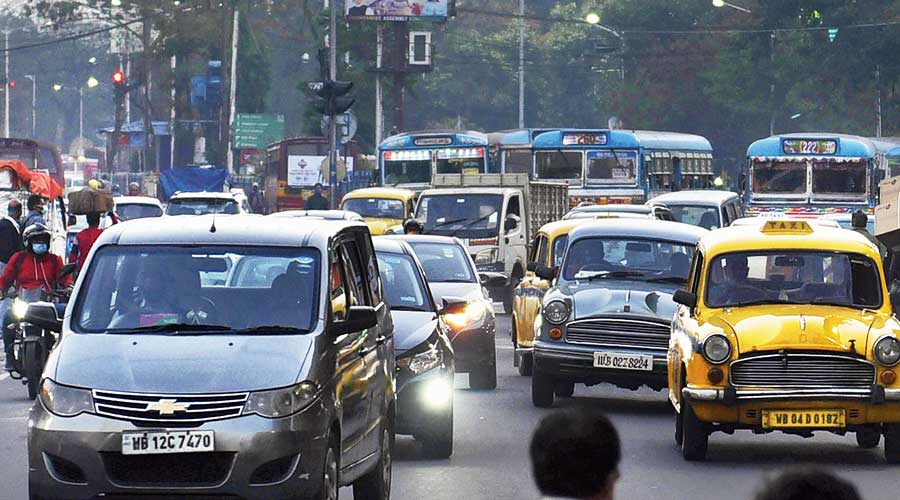
#> input picture pic3.jpg, 900 x 500 px, found by its file name
$ python 2quadtree.py
#> lines starting #> are read from the running program, lines starting #| are printed output that depends on the picture
#> further down, img is the input picture: PIL image 900x500 RGB; mean R, G, B 105.5, 110.1, 118.2
#> in __init__, `self.colour = average_color(region)`: self.colour = (105, 110, 118)
import numpy as np
from PIL import Image, ImageDraw

MAX_DEPTH = 8
DETAIL_THRESHOLD = 13

def average_color(img):
    arr = np.asarray(img)
    return tuple(map(int, np.mean(arr, axis=(0, 1))))

def detail_from_hist(hist):
    def std_dev(channel):
        total = sum(channel)
#> total = 450000
        if total == 0: return 0
        mean = sum(i * val for i, val in enumerate(channel)) / total
#> mean = 105.5
        return (sum(val * (i - mean) ** 2 for i, val in enumerate(channel)) / total) ** 0.5
    r, g, b = std_dev(hist[:256]), std_dev(hist[256:512]), std_dev(hist[512:768])
#> r = 63.12; g = 62.35; b = 62.7
    return 0.2989 * r + 0.5870 * g + 0.1140 * b

class Quadrant:
    def __init__(self, img, bbox, depth):
        self.bbox, self.depth = bbox, depth
        self.children, self.leaf = None, False
        region = img.crop(bbox)
        self.colour = average_color(region)
        self.detail = detail_from_hist(region.histogram())
#> self.detail = 62.61

    def split(self, img):
        l, t, r, b = self.bbox
        mx, my = (l + r) / 2, (t + b) / 2
        coords = [(l, t, mx, my), (mx, t, r, my), (l, my, mx, b), (mx, my, r, b)]
        self.children = [Quadrant(img, c, self.depth + 1) for c in coords]
#> in __init__ (call 5), `region = img.crop(bbox)`:
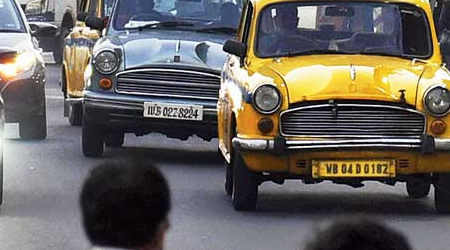
#> region: PIL image 450x250 RGB; mean R, G, B 103.5, 99, 94.1
#> in __init__ (call 5), `self.colour = average_color(region)`: self.colour = (103, 99, 94)
#> in __init__ (call 5), `self.detail = detail_from_hist(region.histogram())`: self.detail = 69.16
#> self.children = 4 items

class QuadTree:
    def __init__(self, img):
        self.width, self.height = img.size
        self.max_depth = 0
        self.root = Quadrant(img, (0, 0, self.width, self.height), 0)
        self._build(self.root, img)

    def _build(self, node, img):
        if node.depth >= MAX_DEPTH or node.detail <= DETAIL_THRESHOLD:
            node.leaf = True
            self.max_depth = max(self.max_depth, node.depth)
            return
        node.split(img)
        for child in node.children:
            self._build(child, img)
#> this loop made 4 passes
#> pass 1, in __init__ (call 6), `region = img.crop(bbox)`:
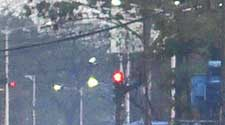
#> region: PIL image 225x125 RGB; mean R, G, B 107.1, 116.5, 131.1
#> pass 1, in __init__ (call 7), `region = img.crop(bbox)`:
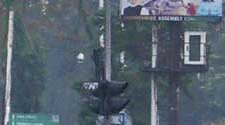
#> region: PIL image 225x125 RGB; mean R, G, B 85.1, 97.5, 109.5
#> pass 1, in __init__ (call 8), `region = img.crop(bbox)`:
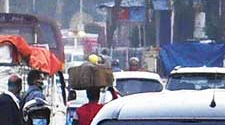
#> region: PIL image 225x125 RGB; mean R, G, B 128.5, 128, 146.7
#> pass 1, in __init__ (call 9), `region = img.crop(bbox)`:
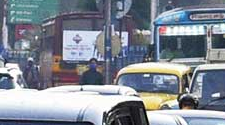
#> region: PIL image 225x125 RGB; mean R, G, B 129.6, 136.6, 147.8
#> in create_image, `img = Image.new("RGB", (self.width, self.height))`: img: PIL image 900x500 RGB; every value is 0

    def _collect_leaves(self, node, depth, leaves):
#> called with depth = 7
        if node.leaf or node.depth == depth:
            leaves.append(node)
        elif node.children:
            for child in node.children:
                self._collect_leaves(child, depth, leaves)
#> this loop made 4 passes

    def create_image(self, depth, show_lines=False):
        img = Image.new("RGB", (self.width, self.height))
        draw = ImageDraw.Draw(img)
        leaves = []
        self._collect_leaves(self.root, depth, leaves)
        for q in leaves:
            draw.rectangle(q.bbox, fill=q.colour, outline=(0, 0, 0) if show_lines else None)
        return img

    def create_gif(self, filename, duration=1000, loop=0, show_lines=False):
        frames = [self.create_image(d, show_lines) for d in range(self.max_depth + 1)]
        frames += [frames[-1]] * 4
        frames[0].save(filename, save_all=True, append_images=frames[1:], duration=duration, loop=loop)

if __name__ == '__main__':
    img_path = r"C:\Users\vegu2\Desktop\New folder (3)\pic3.jpg"
    img = Image.open(img_path)
    quadtree = QuadTree(img)
    final_img = quadtree.create_image(depth=7, show_lines=False)
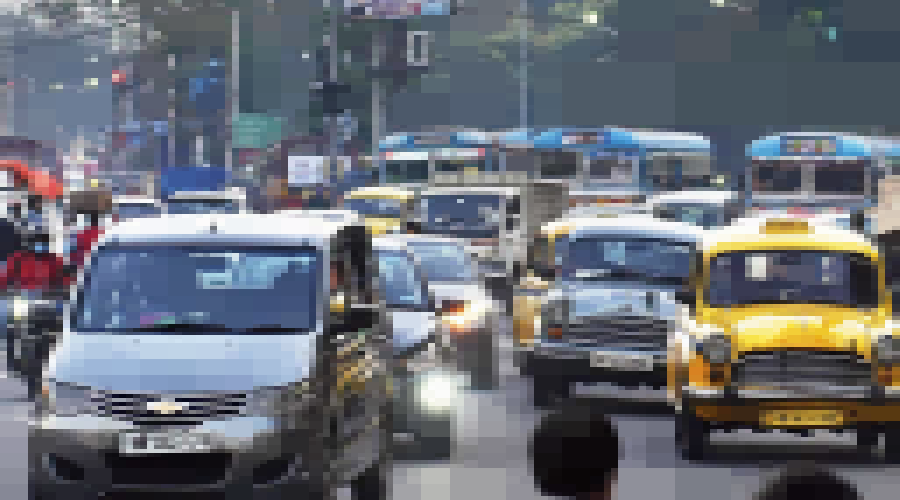
#> final_img: PIL image 900x500 RGB; mean R, G, B 105.4, 110, 118.1
    final_img.show()
    final_img.save("img_quadtree.jpg")
    quadtree.create_gif("img_quadtree1.gif", show_lines=True)
#> in create_gif, `frames[0].save(filename, save_all=True, append_images=frames[1:], dura..`:
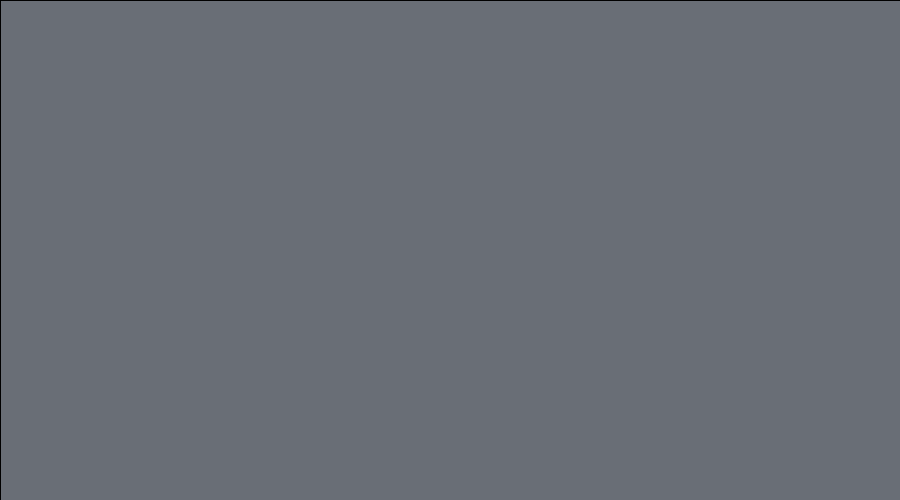
#> saved as img_quadtree1.gif: PIL image 900x500 RGB; mean R, G, B 104.7, 109.7, 117.6

$ run again, with pic1.jpg copied over pic3.jpg
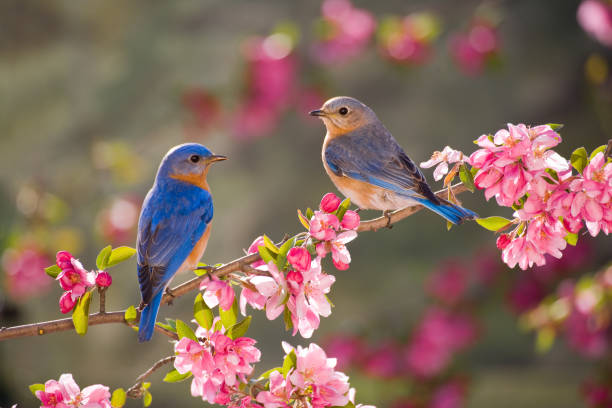
#> input picture pic1.jpg, 612 x 408 px, found by its file name
#> img is the input picture: PIL image 612x408 RGB; mean R, G, B 134.4, 105.5, 94.3
#> self.colour = (134, 105, 94)
#> total = 249696
#> mean = 134.4
#> in detail_from_hist, `r, g, b = std_dev(hist[:256]), std_dev(hist[256:512]), std_dev(hist[51..`: r = 53.18; g = 37.81; b = 42.92
#> self.detail = 42.98
#> self.children = 4 items
#> the loop in _build, `for child in node.children:` made 4 passes
#> pass 1, in __init__ (call 9), `region = img.crop(bbox)`:
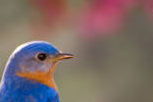
#> region: PIL image 153x102 RGB; mean R, G, B 124.8, 107.3, 104
#> img: PIL image 612x408 RGB; every value is 0
#> the loop in _collect_leaves, `for child in node.children:` made 4 passes
#> in create_gif, `frames[0].save(filename, save_all=True, append_images=frames[1:], dura..`:
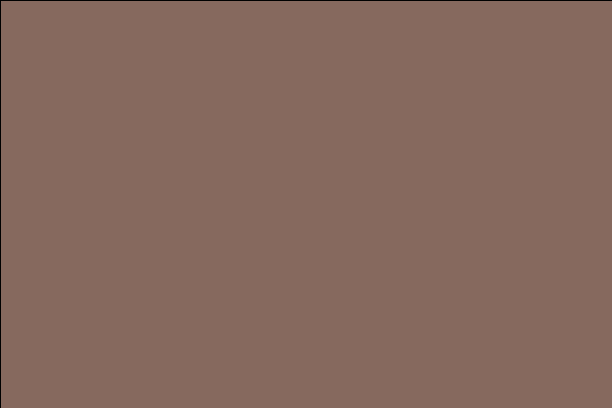
#> saved as img_quadtree1.gif: PIL image 612x408 RGB; mean R, G, B 133.5, 104.6, 93.6
